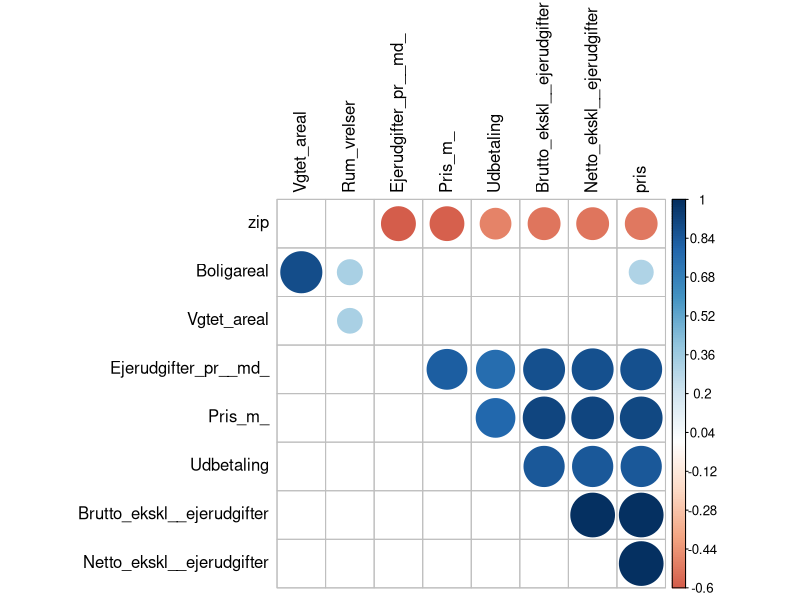

Write R code to recreate this figure.
library("readxl")
library(dplyr)
library("ggpubr")
library(ggplot2)
library(reshape)
library(Hmisc)
library(corrplot)
library(RColorBrewer)
library(purrr)
library("tidyr")
library(reshape2)

#install.packages("reshape2")

df <- read.csv('EDC_renset_data.csv', sep=";", header = TRUE)

colSums(is.na(df))

df <- select(df,-Energimrke,-Tidligere_salgspris,-Boligydelse,
             -Forbrugsafh__forhold,-Teknisk_pris)

colSums(is.na(df))

df <- df %>% drop_na(Pris_m_, pris )
df$Udbetaling <- as.numeric(as.character(df$Udbetaling))

df <- mutate_all(df, function(x) as.double(as.numeric(x)))

colSums(is.na(df))
str(df)

df[ , c(1, 4)] <- list(NULL)

nas1 <- apply(df, 2, function(x) any(is.na(x)))
sapply(nas1, print)
nas <- df[rowSums(is.na(df)) > 0, ]
map(df, ~sum(is.na(.)))


colnames(df)
df["Klder"][is.na(df["Klder"])] <- 0

df[c("Prisudvikling","Udbetaling",
     "Ombygget", "Liggetid")][is.na(df[c("Prisudvikling", "Udbetaling",
                                         "Ombygget", "Liggetid")])] <- 0

subset(df,is.na(Antal_plan))

map(df, ~sum(is.na(.)))

df <- df %>% 
  drop_na(c("Brutto_ekskl__ejerudgifter", "Netto_ekskl__ejerudgifter",
            "Bygger", "Grundareal", "Antal_plan"))

df <- df[-1]

df %>% summarise_if(is.numeric, max)
map(df, ~sum(is.na(.)))

write.csv(df, "edc_clean.csv",row.names = TRUE)





corr <- cor(df)
#prepare to drop duplicates and correlations of 1     
corr[lower.tri(corr,diag=TRUE)] <- NA 
#drop perfect correlations
corr[corr == 1] <- NA 
#turn into a 3-column table
corr <- as.data.frame(as.table(corr))
#remove the NA values from above 
corr <- na.omit(corr) 
#select significant values  
sig <- 0.3
corr <- subset(corr, abs(Freq) > sig) 
#sort by highest correlation
corr <- corr[order(-abs(corr$Freq)),] 
#print table
print(corr)
#turn corr back into matrix in order to plot with corrplot
mtx_corr <- reshape2::acast(corr, Var1~Var2, value.var="Freq")

#plot correlations visually
corrplot(mtx_corr, is.corr=FALSE, tl.col="black", na.label=" ")
